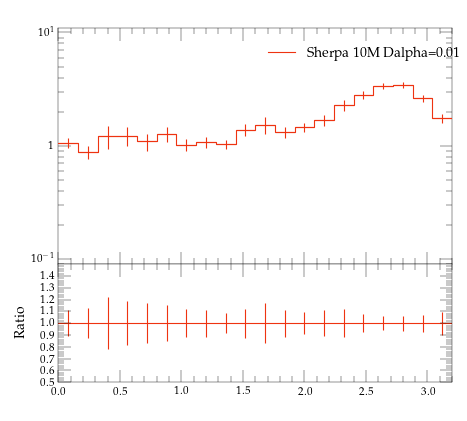

Write Python code to recreate this figure.
#! /usr/bin/env python

# This Python script was auto-generated using YODA v2.0.0.
# Analysis object: /evtb/cutEg_tjg_dphi
# Timestamp: 13-04-2024 (01:44:13)

import matplotlib as mpl
import matplotlib.pyplot as plt
mpl.use('Agg') # comment out for interactive use
import os
import numpy as np

plotDir = os.path.split(os.path.realpath(__file__))[0]
if 'YODA_USER_PLOT_PATH' in globals():
    plot_outdir = globals()['YODA_USER_PLOT_PATH']
else:
    plot_outdir = plotDir

#plot style
plt.style.use(os.path.join(plotDir, '../default.mplstyle'))
# plot metadata
figW, figH = plt.rcParams['figure.figsize']
ax_xLabel = r''
ax_yLabel = r''
ax_title  = r''
ax_xScale = 'linear'
ax_yScale = 'log'
xLims = (0.0, 3.2)
yLims = (0.09000000000000001, 11.0)

# TeX-friendly labels for the legend
labels = [ r"Sherpa 10M Dalpha=0.01" ]

# Create figure and axis objects
fig, (ax, ratio0_ax) = plt.subplots(2, 1, sharex=True,
                  figsize=(figW,figH), gridspec_kw={'height_ratios': (2, 1)})
ratio0_ax.yaxis.set_major_locator(mpl.ticker.MultipleLocator(0.1))
ratio0_ax.set_ylim(0.5, 1.4999)
ratio0_ax.set_ylabel('Ratio')

# LineColor map: curve index -> color
linecolors = {0: '#EE3311'}
# the numerical data is stored in a separate file
dataf = dict()
prefix = os.path.split(__file__)[0]
if prefix:    prefix = prefix + '/'
exec(open(prefix+'cutEg_tjg_dphi__data.py').read(), dataf)


legend_handles = [] # keep track of handles for the legend

# style options for curves
# starts at zorder>=5 to draw curve on top of legend
styles = {
  'curve0': {
    'color' : linecolors[0],
    'linestyle' : '-',
    'marker' : 'o',
    'zorder' : 5,
    'histstyle' : True,
  },
}
# curve from input yoda files in main panel
for label in dataf['yvals'].keys():
    if all(np.isnan(v) for v in dataf['yvals'][label]):
        continue
    tmp = None
    if styles[label]['histstyle']: # draw as histogram
        tmp, = ax.plot(dataf['xedges'], dataf['yedges'][label],
                       color=styles[label]['color'],
                       linestyle=styles[label]['linestyle'],
                       drawstyle='steps-pre', solid_joinstyle='miter',
                       zorder=styles[label]['zorder'], label=label)
        ax.errorbar(dataf['xpoints'], dataf['yvals'][label], color=styles[label]['color'],
                    xerr=dataf['xerrs'], yerr=[dataf['ydowns'][label], dataf['yups'][label]],
                    linestyle='none', zorder=styles[label]['zorder'])
    else: # draw as scatter
        tmp = ax.errorbar(dataf['xpoints'], dataf['yvals'][label],
                          xerr=dataf['xerrs'],
                          yerr=[ dataf['ydowns'][label],
                          dataf['yups'][label] ],
                          fmt=styles[label]['marker'],
                          ecolor=styles[label]['color'],
                          color=styles[label]['color'], zorder=2)
        tmp[-1][0].set_linestyle(styles[label]['linestyle'])
    legend_handles += [tmp]
    for varLabel in dataf['variation_yvals'].keys():
        if varLabel.startswith(label):
            tmp, = ax.plot(dataf['xedges'], dataf['variation_yvals'][varLabel],
                           color=styles[label]['color'],
                           linestyle=styles[label]['linestyle'],
                           drawstyle='steps-pre', solid_joinstyle='miter',
                           zorder=styles[label]['zorder'], alpha=0.5)


# plots on ratio panel
# curve from input yoda files in ratio panel
for label, yvals in dataf['ratio0_yvals'].items():
    if all(np.isnan(v) for v in yvals):
        continue
    if styles[label]['histstyle']: # plot as histogram
        ratio0_ax.plot(dataf['xedges'], yvals,
                       color=styles[label]['color'],
                       linestyle=styles[label]['linestyle'],
                       drawstyle='steps-pre', zorder=1,
                       solid_joinstyle='miter')
        ratio0_ax.vlines(dataf['xpoints'],
                         dataf['ratio0_ymin'][label],
                         dataf['ratio0_ymax'][label],
                         color=styles[label]['color'], zorder=1)
    else: # plot as scatter
        tmp = ratio0_ax.errorbar(dataf['xpoints'],
                                 yvals, xerr=dataf['xerrs'],
                                 yerr=dataf['ratio0_yerrs'][label],
                                 fmt=styles[label]['marker'],
                                 ecolor=styles[label]['color'],
                                 color=styles[label]['color'])
        tmp[-1][0].set_linestyle(styles[label]['linestyle'])

    for varlabel in dataf['ratio0_variation_vals'].keys():
        if varlabel.startswith(label):
            ratio0_ax.plot(dataf['xedges'],
                            dataf['ratio0_variation_vals'][varlabel],
                            color=styles[label]['color'],
                            linestyle=styles[label]['linestyle'],
                            drawstyle='steps-pre', solid_joinstyle='miter',
                            zorder=1, alpha=0.5)

legend_pos = (0.5, 0.97)
ax.legend(legend_handles, labels, loc='upper left', bbox_to_anchor=legend_pos)

# set plot metadata as defined above
ratio0_ax.set_xlabel(ax_xLabel)
ratio0_ax.xaxis.set_label_coords(1., -.15)
ax.set_ylabel(ax_yLabel, loc='top')
ax.set_title(ax_title, loc='left')
ax.set_xscale(ax_xScale)
ax.set_yscale(ax_yScale)
ax.set_xlim(xLims)
ax.set_ylim(yLims)

# tick formatting
plt.rcParams['xtick.top'] = True
plt.rcParams['ytick.right'] = True
ax.yaxis.set_major_locator(mpl.ticker.LogLocator(base=10.0, numticks=np.inf))
ax.yaxis.set_minor_locator(mpl.ticker.LogLocator(
                           base=10.0, subs=np.arange(0.1, 1, 0.1), numticks=np.inf))
fig.align_ylabels((ax, ratio0_ax))
plt.savefig(os.path.join(plot_outdir, 'cutEg_tjg_dphi.pdf'), format='PDF')
plt.savefig(os.path.join(plot_outdir, 'cutEg_tjg_dphi.png'), format='PNG')

plt.close(fig)
